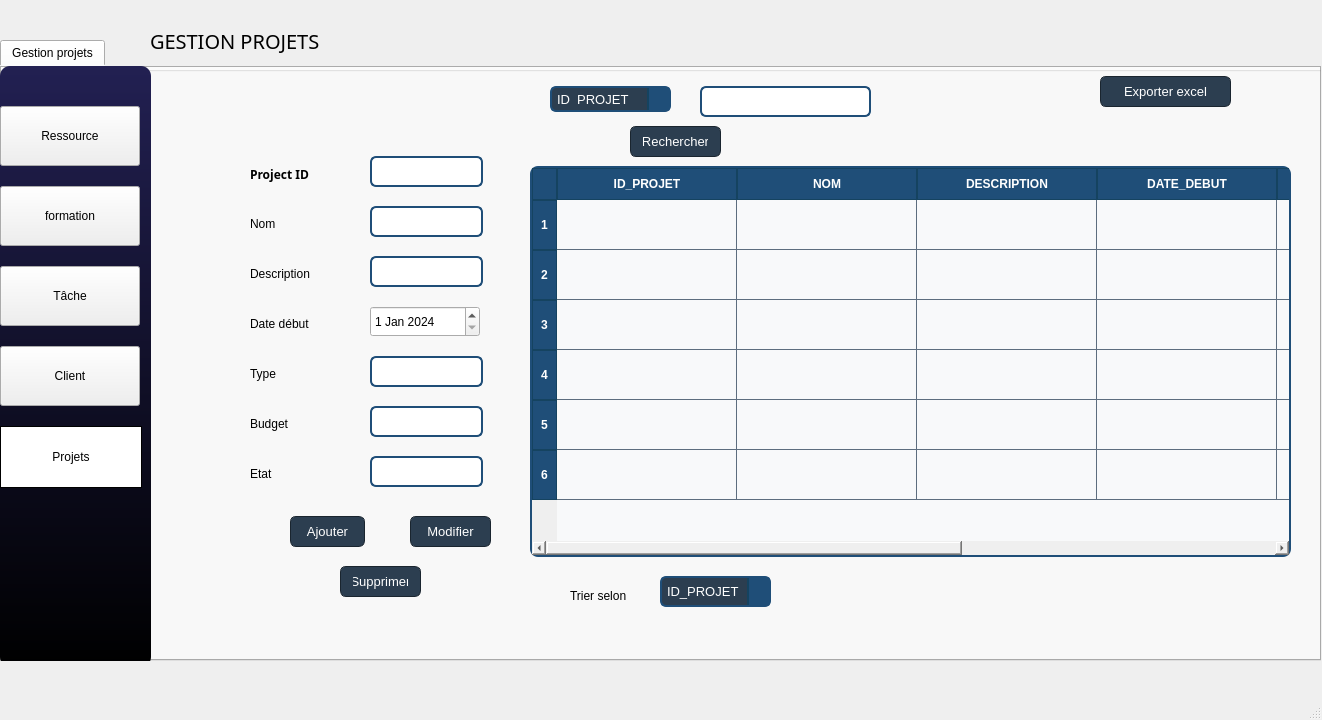
<?xml version="1.0" encoding="UTF-8"?>
<ui version="4.0">
 <class>MainWindow</class>
 <widget class="QMainWindow" name="MainWindow">
  <property name="geometry">
   <rect>
    <x>0</x>
    <y>0</y>
    <width>1322</width>
    <height>720</height>
   </rect>
  </property>
  <property name="windowTitle">
   <string>MainWindow</string>
  </property>
  <widget class="QWidget" name="centralwidget">
   <widget class="QPushButton" name="pushButton_4">
    <property name="geometry">
     <rect>
      <x>1610</x>
      <y>960</y>
      <width>361</width>
      <height>41</height>
     </rect>
    </property>
    <property name="font">
     <font>
      <bold>true</bold>
     </font>
    </property>
    <property name="styleSheet">
     <string notr="true">color: rgb(0, 0, 0);</string>
    </property>
    <property name="text">
     <string>Analysis</string>
    </property>
    <property name="icon">
     <iconset>
      <normaloff>../../../../Downloads/furniture.png</normaloff>../../../../Downloads/furniture.png</iconset>
    </property>
    <property name="iconSize">
     <size>
      <width>30</width>
      <height>30</height>
     </size>
    </property>
    <property name="flat">
     <bool>true</bool>
    </property>
   </widget>
   <widget class="QWidget" name="widget_2" native="true">
    <property name="geometry">
     <rect>
      <x>0</x>
      <y>-10</y>
      <width>1431</width>
      <height>841</height>
     </rect>
    </property>
    <property name="styleSheet">
     <string notr="true">border-color: rgb(255, 255, 255);</string>
    </property>
    <widget class="QLabel" name="label_57">
     <property name="geometry">
      <rect>
       <x>1180</x>
       <y>30</y>
       <width>31</width>
       <height>21</height>
      </rect>
     </property>
     <property name="text">
      <string/>
     </property>
     <property name="pixmap">
      <pixmap>../../../../power-off.png</pixmap>
     </property>
     <property name="scaledContents">
      <bool>true</bool>
     </property>
    </widget>
    <widget class="QLabel" name="label_58">
     <property name="geometry">
      <rect>
       <x>610</x>
       <y>170</y>
       <width>20</width>
       <height>20</height>
      </rect>
     </property>
     <property name="text">
      <string/>
     </property>
     <property name="pixmap">
      <pixmap>../../../../magnifier.png</pixmap>
     </property>
     <property name="scaledContents">
      <bool>true</bool>
     </property>
    </widget>
    <widget class="QLabel" name="label_60">
     <property name="geometry">
      <rect>
       <x>440</x>
       <y>20</y>
       <width>71</width>
       <height>16</height>
      </rect>
     </property>
     <property name="text">
      <string/>
     </property>
     <property name="pixmap">
      <pixmap>../../../../461537616_2828568600639017_3927034258301617377_n.png</pixmap>
     </property>
     <property name="scaledContents">
      <bool>true</bool>
     </property>
    </widget>
    <widget class="QLabel" name="label_61">
     <property name="geometry">
      <rect>
       <x>1050</x>
       <y>30</y>
       <width>21</width>
       <height>21</height>
      </rect>
     </property>
     <property name="text">
      <string/>
     </property>
     <property name="pixmap">
      <pixmap>../../../../notification.png</pixmap>
     </property>
     <property name="scaledContents">
      <bool>true</bool>
     </property>
    </widget>
    <widget class="QTabWidget" name="tabWidget">
     <property name="geometry">
      <rect>
       <x>0</x>
       <y>50</y>
       <width>1321</width>
       <height>621</height>
      </rect>
     </property>
     <property name="currentIndex">
      <number>0</number>
     </property>
     <widget class="QWidget" name="tab_3">
      <attribute name="title">
       <string>Gestion projets</string>
      </attribute>
      <widget class="QGroupBox" name="groupBox">
       <property name="geometry">
        <rect>
         <x>0</x>
         <y>0</y>
         <width>1641</width>
         <height>791</height>
        </rect>
       </property>
       <property name="title">
        <string/>
       </property>
       <widget class="QLabel" name="label">
        <property name="geometry">
         <rect>
          <x>250</x>
          <y>150</y>
          <width>81</width>
          <height>16</height>
         </rect>
        </property>
        <property name="text">
         <string>Nom</string>
        </property>
       </widget>
       <widget class="QLabel" name="label_2">
        <property name="geometry">
         <rect>
          <x>250</x>
          <y>200</y>
          <width>111</width>
          <height>16</height>
         </rect>
        </property>
        <property name="text">
         <string>Description </string>
        </property>
       </widget>
       <widget class="QLabel" name="label_3">
        <property name="geometry">
         <rect>
          <x>250</x>
          <y>250</y>
          <width>81</width>
          <height>16</height>
         </rect>
        </property>
        <property name="text">
         <string>Date début</string>
        </property>
       </widget>
       <widget class="QLineEdit" name="project_name">
        <property name="geometry">
         <rect>
          <x>370</x>
          <y>140</y>
          <width>113</width>
          <height>31</height>
         </rect>
        </property>
        <property name="styleSheet">
         <string notr="true">QLineEdit {
    background-color: #FFFFFF;    /* Fond blanc pour une bonne lisibilité */
    color: #2C3E50;               /* Texte bleu foncé */
    border: 2px solid #1F4E78;    /* Bordure bleu foncé */
    border-radius: 6px;           /* Coins arrondis */
    padding: 6px;                 /* Espacement intérieur */
    font-size: 13px;              /* Taille de la police équilibrée */
    selection-background-color: #5DADE2; /* Bleu clair pour la sélection du texte */
    selection-color: white;       /* Texte blanc quand sélectionné */
}

QLineEdit:focus {
    border: 2px solid #3498DB;    /* Bordure bleu plus clair au focus */
    background-color: #ECF0F1;    /* Fond gris clair subtil au focus */
}
</string>
        </property>
       </widget>
       <widget class="QLineEdit" name="project_description">
        <property name="geometry">
         <rect>
          <x>370</x>
          <y>190</y>
          <width>113</width>
          <height>31</height>
         </rect>
        </property>
        <property name="styleSheet">
         <string notr="true">QLineEdit {
    background-color: #FFFFFF;    /* Fond blanc pour une bonne lisibilité */
    color: #2C3E50;               /* Texte bleu foncé */
    border: 2px solid #1F4E78;    /* Bordure bleu foncé */
    border-radius: 6px;           /* Coins arrondis */
    padding: 6px;                 /* Espacement intérieur */
    font-size: 13px;              /* Taille de la police équilibrée */
    selection-background-color: #5DADE2; /* Bleu clair pour la sélection du texte */
    selection-color: white;       /* Texte blanc quand sélectionné */
}

QLineEdit:focus {
    border: 2px solid #3498DB;    /* Bordure bleu plus clair au focus */
    background-color: #ECF0F1;    /* Fond gris clair subtil au focus */
}
</string>
        </property>
       </widget>
       <widget class="QLineEdit" name="project_etat">
        <property name="geometry">
         <rect>
          <x>370</x>
          <y>390</y>
          <width>113</width>
          <height>31</height>
         </rect>
        </property>
        <property name="styleSheet">
         <string notr="true">QLineEdit {
    background-color: #FFFFFF;    /* Fond blanc pour une bonne lisibilité */
    color: #2C3E50;               /* Texte bleu foncé */
    border: 2px solid #1F4E78;    /* Bordure bleu foncé */
    border-radius: 6px;           /* Coins arrondis */
    padding: 6px;                 /* Espacement intérieur */
    font-size: 13px;              /* Taille de la police équilibrée */
    selection-background-color: #5DADE2; /* Bleu clair pour la sélection du texte */
    selection-color: white;       /* Texte blanc quand sélectionné */
}

QLineEdit:focus {
    border: 2px solid #3498DB;    /* Bordure bleu plus clair au focus */
    background-color: #ECF0F1;    /* Fond gris clair subtil au focus */
}
</string>
        </property>
       </widget>
       <widget class="QLabel" name="label_4">
        <property name="geometry">
         <rect>
          <x>250</x>
          <y>300</y>
          <width>111</width>
          <height>16</height>
         </rect>
        </property>
        <property name="text">
         <string>Type</string>
        </property>
       </widget>
       <widget class="QLineEdit" name="project_type">
        <property name="geometry">
         <rect>
          <x>370</x>
          <y>290</y>
          <width>113</width>
          <height>31</height>
         </rect>
        </property>
        <property name="styleSheet">
         <string notr="true">QLineEdit {
    background-color: #FFFFFF;    /* Fond blanc pour une bonne lisibilité */
    color: #2C3E50;               /* Texte bleu foncé */
    border: 2px solid #1F4E78;    /* Bordure bleu foncé */
    border-radius: 6px;           /* Coins arrondis */
    padding: 6px;                 /* Espacement intérieur */
    font-size: 13px;              /* Taille de la police équilibrée */
    selection-background-color: #5DADE2; /* Bleu clair pour la sélection du texte */
    selection-color: white;       /* Texte blanc quand sélectionné */
}

QLineEdit:focus {
    border: 2px solid #3498DB;    /* Bordure bleu plus clair au focus */
    background-color: #ECF0F1;    /* Fond gris clair subtil au focus */
}
</string>
        </property>
       </widget>
       <widget class="QLabel" name="date">
        <property name="geometry">
         <rect>
          <x>250</x>
          <y>350</y>
          <width>111</width>
          <height>16</height>
         </rect>
        </property>
        <property name="text">
         <string>Budget</string>
        </property>
       </widget>
       <widget class="QLabel" name="label_6">
        <property name="geometry">
         <rect>
          <x>250</x>
          <y>400</y>
          <width>111</width>
          <height>16</height>
         </rect>
        </property>
        <property name="text">
         <string>Etat</string>
        </property>
       </widget>
       <widget class="QLineEdit" name="project_budget">
        <property name="geometry">
         <rect>
          <x>370</x>
          <y>340</y>
          <width>113</width>
          <height>31</height>
         </rect>
        </property>
        <property name="styleSheet">
         <string notr="true">QLineEdit {
    background-color: #FFFFFF;    /* Fond blanc pour une bonne lisibilité */
    color: #2C3E50;               /* Texte bleu foncé */
    border: 2px solid #1F4E78;    /* Bordure bleu foncé */
    border-radius: 6px;           /* Coins arrondis */
    padding: 6px;                 /* Espacement intérieur */
    font-size: 13px;              /* Taille de la police équilibrée */
    selection-background-color: #5DADE2; /* Bleu clair pour la sélection du texte */
    selection-color: white;       /* Texte blanc quand sélectionné */
}

QLineEdit:focus {
    border: 2px solid #3498DB;    /* Bordure bleu plus clair au focus */
    background-color: #ECF0F1;    /* Fond gris clair subtil au focus */
}
</string>
        </property>
       </widget>
       <widget class="QPushButton" name="ajouterEvent">
        <property name="geometry">
         <rect>
          <x>290</x>
          <y>450</y>
          <width>75</width>
          <height>31</height>
         </rect>
        </property>
        <property name="styleSheet">
         <string notr="true">QPushButton {
    background-color: #2C3E50;  /* Bleu foncé professionnel */
    color: white;               /* Texte blanc pour un bon contraste */
    border-radius: 6px;         /* Coins légèrement arrondis */
    padding: 6px 12px;          /* Espacement réduit pour un design plus compact */
    font-size: 13px;            /* Texte plus petit et plus élégant */
    font-weight: normal;        /* Texte normal pour un style minimaliste */
    border: 1px solid #1A252F;  /* Bordure discrète légèrement plus foncée */
    transition: background-color 0.2s ease-in-out, transform 0.1s ease-in-out;
}

QPushButton:hover {
    background-color: #34495E;  /* Bleu légèrement plus clair au survol */
    border: 1px solid #2C3E50;  /* Bordure harmonisée */
}

QPushButton:pressed {
    background-color: #1A252F;  /* Bleu encore plus foncé lorsqu'on clique */
    transform: scale(0.98);     /* Effet subtil de pression */
}

QPushButton:disabled {
    background-color: #95A5A6;  /* Gris bleuté pour un bouton désactivé */
    color: #D0D3D4;             /* Texte plus clair pour indiquer l’inactivité */
    border: 1px solid #7F8C8D;
}
</string>
        </property>
        <property name="text">
         <string>Ajouter</string>
        </property>
       </widget>
       <widget class="QLabel" name="label_11">
        <property name="geometry">
         <rect>
          <x>250</x>
          <y>100</y>
          <width>121</width>
          <height>16</height>
         </rect>
        </property>
        <property name="font">
         <font>
          <family>Yu Gothic UI Semibold</family>
          <bold>true</bold>
         </font>
        </property>
        <property name="text">
         <string>Project ID</string>
        </property>
       </widget>
       <widget class="QLineEdit" name="project_id">
        <property name="geometry">
         <rect>
          <x>370</x>
          <y>90</y>
          <width>113</width>
          <height>31</height>
         </rect>
        </property>
        <property name="styleSheet">
         <string notr="true">QLineEdit {
    background-color: #FFFFFF;    /* Fond blanc pour une bonne lisibilité */
    color: #2C3E50;               /* Texte bleu foncé */
    border: 2px solid #1F4E78;    /* Bordure bleu foncé */
    border-radius: 6px;           /* Coins arrondis */
    padding: 6px;                 /* Espacement intérieur */
    font-size: 13px;              /* Taille de la police équilibrée */
    selection-background-color: #5DADE2; /* Bleu clair pour la sélection du texte */
    selection-color: white;       /* Texte blanc quand sélectionné */
}

QLineEdit:focus {
    border: 2px solid #3498DB;    /* Bordure bleu plus clair au focus */
    background-color: #ECF0F1;    /* Fond gris clair subtil au focus */
}
</string>
        </property>
       </widget>
       <widget class="QTableWidget" name="projectTable">
        <property name="enabled">
         <bool>true</bool>
        </property>
        <property name="geometry">
         <rect>
          <x>530</x>
          <y>100</y>
          <width>761</width>
          <height>391</height>
         </rect>
        </property>
        <property name="sizePolicy">
         <sizepolicy hsizetype="Expanding" vsizetype="Expanding">
          <horstretch>10</horstretch>
          <verstretch>10</verstretch>
         </sizepolicy>
        </property>
        <property name="minimumSize">
         <size>
          <width>10</width>
          <height>10</height>
         </size>
        </property>
        <property name="baseSize">
         <size>
          <width>10</width>
          <height>10</height>
         </size>
        </property>
        <property name="styleSheet">
         <string notr="true">QTableWidget {
    background-color: #F8F9FA;   /* Fond gris très clair pour une meilleure lisibilité */
    color: #1B2631;              /* Texte bleu foncé/gris anthracite */
    border: 2px solid #1F4E78;   /* Bordure bleu foncé */
    border-radius: 8px;
    gridline-color: #5D6D7E;     /* Couleur des lignes de grille */
    font-size: 14px;
    selection-background-color: #D6EAF8; /* Fond bleu clair pour la sélection */
    selection-color: #1B2631;   /* Texte bleu foncé pour l'élément sélectionné */
}

QTableWidget::item {
    padding: 8px;
}

QTableWidget::item:selected {
    background-color: #D6EAF8;  /* Bleu clair pour l'élément sélectionné */
    color: #1B2631;             /* Texte bleu foncé */
}

QHeaderView::section {
    background-color: #1F4E78;  /* En-tête de colonne bleu foncé */
    color: white;               /* Texte blanc dans l'en-tête */
    padding: 6px;
    font-weight: bold;
    border: 1px solid #154360;
}

QHeaderView::section:hover {
    background-color: #154360;  /* Bleu plus foncé au survol */
}

QTableCornerButton::section {
    background-color: #1F4E78; /* Bouton de coin en bleu foncé */
    border: 1px solid #154360;
}
</string>
        </property>
        <property name="verticalScrollBarPolicy">
         <enum>Qt::ScrollBarPolicy::ScrollBarAsNeeded</enum>
        </property>
        <property name="sizeAdjustPolicy">
         <enum>QAbstractScrollArea::SizeAdjustPolicy::AdjustIgnored</enum>
        </property>
        <property name="alternatingRowColors">
         <bool>false</bool>
        </property>
        <property name="iconSize">
         <size>
          <width>0</width>
          <height>0</height>
         </size>
        </property>
        <property name="wordWrap">
         <bool>true</bool>
        </property>
        <property name="cornerButtonEnabled">
         <bool>true</bool>
        </property>
        <attribute name="horizontalHeaderDefaultSectionSize">
         <number>180</number>
        </attribute>
        <attribute name="verticalHeaderDefaultSectionSize">
         <number>50</number>
        </attribute>
        <attribute name="verticalHeaderShowSortIndicator" stdset="0">
         <bool>true</bool>
        </attribute>
        <row>
         <property name="text">
          <string>1</string>
         </property>
         <property name="textAlignment">
          <set>AlignCenter</set>
         </property>
        </row>
        <row>
         <property name="text">
          <string>2</string>
         </property>
         <property name="textAlignment">
          <set>AlignCenter</set>
         </property>
        </row>
        <row>
         <property name="text">
          <string>3</string>
         </property>
         <property name="textAlignment">
          <set>AlignCenter</set>
         </property>
        </row>
        <row>
         <property name="text">
          <string>4</string>
         </property>
         <property name="textAlignment">
          <set>AlignCenter</set>
         </property>
        </row>
        <row>
         <property name="text">
          <string>5</string>
         </property>
         <property name="textAlignment">
          <set>AlignCenter</set>
         </property>
        </row>
        <row>
         <property name="text">
          <string>6</string>
         </property>
         <property name="textAlignment">
          <set>AlignCenter</set>
         </property>
        </row>
        <column>
         <property name="text">
          <string>ID_PROJET</string>
         </property>
         <property name="font">
          <font>
           <bold>true</bold>
          </font>
         </property>
         <property name="background">
          <color>
           <red>223</red>
           <green>197</green>
           <blue>254</blue>
          </color>
         </property>
        </column>
        <column>
         <property name="text">
          <string>NOM</string>
         </property>
         <property name="font">
          <font>
           <bold>true</bold>
          </font>
         </property>
         <property name="background">
          <color>
           <red>223</red>
           <green>197</green>
           <blue>254</blue>
          </color>
         </property>
        </column>
        <column>
         <property name="text">
          <string>DESCRIPTION</string>
         </property>
         <property name="font">
          <font>
           <bold>true</bold>
          </font>
         </property>
         <property name="background">
          <color>
           <red>223</red>
           <green>197</green>
           <blue>254</blue>
          </color>
         </property>
        </column>
        <column>
         <property name="text">
          <string>DATE_DEBUT</string>
         </property>
         <property name="font">
          <font>
           <bold>true</bold>
          </font>
         </property>
         <property name="background">
          <color>
           <red>223</red>
           <green>197</green>
           <blue>254</blue>
          </color>
         </property>
        </column>
        <column>
         <property name="text">
          <string>TYPE</string>
         </property>
        </column>
        <column>
         <property name="text">
          <string>BUDGET</string>
         </property>
        </column>
        <column>
         <property name="text">
          <string>ETAT</string>
         </property>
        </column>
        <item row="0" column="0">
         <property name="text">
          <string/>
         </property>
        </item>
        <item row="0" column="1">
         <property name="text">
          <string/>
         </property>
        </item>
        <item row="0" column="2">
         <property name="text">
          <string/>
         </property>
        </item>
        <item row="0" column="3">
         <property name="text">
          <string/>
         </property>
        </item>
        <item row="1" column="0">
         <property name="text">
          <string/>
         </property>
        </item>
        <item row="1" column="1">
         <property name="text">
          <string/>
         </property>
        </item>
        <item row="1" column="2">
         <property name="text">
          <string/>
         </property>
        </item>
        <item row="1" column="3">
         <property name="text">
          <string/>
         </property>
        </item>
        <item row="2" column="0">
         <property name="text">
          <string/>
         </property>
        </item>
        <item row="2" column="1">
         <property name="text">
          <string/>
         </property>
        </item>
        <item row="2" column="2">
         <property name="text">
          <string/>
         </property>
        </item>
        <item row="2" column="3">
         <property name="text">
          <string/>
         </property>
        </item>
       </widget>
       <widget class="QPushButton" name="modifierProjet">
        <property name="geometry">
         <rect>
          <x>410</x>
          <y>450</y>
          <width>81</width>
          <height>31</height>
         </rect>
        </property>
        <property name="styleSheet">
         <string notr="true">QPushButton {
    background-color: #2C3E50;  /* Bleu foncé professionnel */
    color: white;               /* Texte blanc pour un bon contraste */
    border-radius: 6px;         /* Coins légèrement arrondis */
    padding: 6px 12px;          /* Espacement réduit pour un design plus compact */
    font-size: 13px;            /* Texte plus petit et plus élégant */
    font-weight: normal;        /* Texte normal pour un style minimaliste */
    border: 1px solid #1A252F;  /* Bordure discrète légèrement plus foncée */
    transition: background-color 0.2s ease-in-out, transform 0.1s ease-in-out;
}

QPushButton:hover {
    background-color: #34495E;  /* Bleu légèrement plus clair au survol */
    border: 1px solid #2C3E50;  /* Bordure harmonisée */
}

QPushButton:pressed {
    background-color: #1A252F;  /* Bleu encore plus foncé lorsqu'on clique */
    transform: scale(0.98);     /* Effet subtil de pression */
}

QPushButton:disabled {
    background-color: #95A5A6;  /* Gris bleuté pour un bouton désactivé */
    color: #D0D3D4;             /* Texte plus clair pour indiquer l’inactivité */
    border: 1px solid #7F8C8D;
}
</string>
        </property>
        <property name="text">
         <string>Modifier</string>
        </property>
       </widget>
       <widget class="QPushButton" name="suppProjet">
        <property name="geometry">
         <rect>
          <x>340</x>
          <y>500</y>
          <width>81</width>
          <height>31</height>
         </rect>
        </property>
        <property name="styleSheet">
         <string notr="true">QPushButton {
    background-color: #2C3E50;  /* Bleu foncé professionnel */
    color: white;               /* Texte blanc pour un bon contraste */
    border-radius: 6px;         /* Coins légèrement arrondis */
    padding: 6px 12px;          /* Espacement réduit pour un design plus compact */
    font-size: 13px;            /* Texte plus petit et plus élégant */
    font-weight: normal;        /* Texte normal pour un style minimaliste */
    border: 1px solid #1A252F;  /* Bordure discrète légèrement plus foncée */
    transition: background-color 0.2s ease-in-out, transform 0.1s ease-in-out;
}

QPushButton:hover {
    background-color: #34495E;  /* Bleu légèrement plus clair au survol */
    border: 1px solid #2C3E50;  /* Bordure harmonisée */
}

QPushButton:pressed {
    background-color: #1A252F;  /* Bleu encore plus foncé lorsqu'on clique */
    transform: scale(0.98);     /* Effet subtil de pression */
}

QPushButton:disabled {
    background-color: #95A5A6;  /* Gris bleuté pour un bouton désactivé */
    color: #D0D3D4;             /* Texte plus clair pour indiquer l’inactivité */
    border: 1px solid #7F8C8D;
}
</string>
        </property>
        <property name="text">
         <string>Supprimer</string>
        </property>
       </widget>
       <widget class="QPushButton" name="pushButton_8">
        <property name="geometry">
         <rect>
          <x>800</x>
          <y>350</y>
          <width>71</width>
          <height>61</height>
         </rect>
        </property>
        <property name="styleSheet">
         <string notr="true">color: rgb(0, 0, 0);
background-color: rgb(170, 170, 255);</string>
        </property>
        <property name="text">
         <string/>
        </property>
        <property name="icon">
         <iconset>
          <normaloff>../../../../Downloads/home-interface-symbol.png</normaloff>../../../../Downloads/home-interface-symbol.png</iconset>
        </property>
        <property name="iconSize">
         <size>
          <width>40</width>
          <height>40</height>
         </size>
        </property>
        <property name="flat">
         <bool>true</bool>
        </property>
       </widget>
       <widget class="QDateEdit" name="project_date_deb">
        <property name="geometry">
         <rect>
          <x>370</x>
          <y>240</y>
          <width>110</width>
          <height>31</height>
         </rect>
        </property>
        <property name="styleSheet">
         <string notr="true">QLineEdit {
    background-color: #FFFFFF;    /* Fond blanc pour une bonne lisibilité */
    color: #2C3E50;               /* Texte bleu foncé */
    border: 2px solid #1F4E78;    /* Bordure bleu foncé */
    border-radius: 6px;           /* Coins arrondis */
    padding: 6px;                 /* Espacement intérieur */
    font-size: 13px;              /* Taille de la police équilibrée */
    selection-background-color: #5DADE2; /* Bleu clair pour la sélection du texte */
    selection-color: white;       /* Texte blanc quand sélectionné */
}

QLineEdit:focus {
    border: 2px solid #3498DB;    /* Bordure bleu plus clair au focus */
    background-color: #ECF0F1;    /* Fond gris clair subtil au focus */
}
</string>
        </property>
        <property name="minimumDateTime">
         <datetime>
          <hour>23</hour>
          <minute>0</minute>
          <second>0</second>
          <year>2024</year>
          <month>1</month>
          <day>1</day>
         </datetime>
        </property>
        <property name="minimumDate">
         <date>
          <year>2024</year>
          <month>1</month>
          <day>1</day>
         </date>
        </property>
       </widget>
       <widget class="QLabel" name="label_13">
        <property name="geometry">
         <rect>
          <x>570</x>
          <y>520</y>
          <width>101</width>
          <height>20</height>
         </rect>
        </property>
        <property name="text">
         <string>Trier selon</string>
        </property>
       </widget>
       <widget class="QComboBox" name="rechProjet">
        <property name="geometry">
         <rect>
          <x>550</x>
          <y>20</y>
          <width>121</width>
          <height>26</height>
         </rect>
        </property>
        <property name="styleSheet">
         <string notr="true">QComboBox {
    background-color: #2C3E50;   /* Bleu foncé professionnel */
    color: white;                /* Texte blanc pour un bon contraste */
    border: 2px solid #1F4E78;   /* Bordure bleu foncé */
    border-radius: 6px;
    padding: 5px;
    font-size: 13px;
}

QComboBox:hover {
    border: 2px solid #3498DB;   /* Bleu plus clair au survol */
}

QComboBox::drop-down {
    background-color: #1F4E78;   /* Fond du bouton déroulant */
    border-left: 2px solid #154360;
    width: 20px;
}

QComboBox QAbstractItemView {
    background-color: #34495E;   /* Fond de la liste déroulante */
    color: white;                /* Texte blanc */
    border: 1px solid #1F4E78;
    selection-background-color: #5DADE2;  /* Bleu clair pour l'élément sélectionné */
    selection-color: #1B2631;  /* Texte foncé pour la sélection */
}
</string>
        </property>
        <item>
         <property name="text">
          <string>ID_PROJET</string>
         </property>
        </item>
        <item>
         <property name="text">
          <string>NOM</string>
         </property>
        </item>
        <item>
         <property name="text">
          <string>ETAT</string>
         </property>
        </item>
       </widget>
       <widget class="QPushButton" name="BouttonRechProjet">
        <property name="geometry">
         <rect>
          <x>630</x>
          <y>60</y>
          <width>91</width>
          <height>31</height>
         </rect>
        </property>
        <property name="styleSheet">
         <string notr="true">QPushButton {
    background-color: #2C3E50;  /* Bleu foncé professionnel */
    color: white;               /* Texte blanc pour un bon contraste */
    border-radius: 6px;         /* Coins légèrement arrondis */
    padding: 6px 12px;          /* Espacement réduit pour un design plus compact */
    font-size: 13px;            /* Texte plus petit et plus élégant */
    font-weight: normal;        /* Texte normal pour un style minimaliste */
    border: 1px solid #1A252F;  /* Bordure discrète légèrement plus foncée */
    transition: background-color 0.2s ease-in-out, transform 0.1s ease-in-out;
}

QPushButton:hover {
    background-color: #34495E;  /* Bleu légèrement plus clair au survol */
    border: 1px solid #2C3E50;  /* Bordure harmonisée */
}

QPushButton:pressed {
    background-color: #1A252F;  /* Bleu encore plus foncé lorsqu'on clique */
    transform: scale(0.98);     /* Effet subtil de pression */
}

QPushButton:disabled {
    background-color: #95A5A6;  /* Gris bleuté pour un bouton désactivé */
    color: #D0D3D4;             /* Texte plus clair pour indiquer l’inactivité */
    border: 1px solid #7F8C8D;
}
</string>
        </property>
        <property name="text">
         <string>Rechercher</string>
        </property>
       </widget>
       <widget class="QPushButton" name="exportProjet">
        <property name="geometry">
         <rect>
          <x>1100</x>
          <y>10</y>
          <width>131</width>
          <height>31</height>
         </rect>
        </property>
        <property name="styleSheet">
         <string notr="true">QPushButton {
    background-color: #2C3E50;  /* Bleu foncé professionnel */
    color: white;               /* Texte blanc pour un bon contraste */
    border-radius: 6px;         /* Coins légèrement arrondis */
    padding: 6px 12px;          /* Espacement réduit pour un design plus compact */
    font-size: 13px;            /* Texte plus petit et plus élégant */
    font-weight: normal;        /* Texte normal pour un style minimaliste */
    border: 1px solid #1A252F;  /* Bordure discrète légèrement plus foncée */
    transition: background-color 0.2s ease-in-out, transform 0.1s ease-in-out;
}

QPushButton:hover {
    background-color: #34495E;  /* Bleu légèrement plus clair au survol */
    border: 1px solid #2C3E50;  /* Bordure harmonisée */
}

QPushButton:pressed {
    background-color: #1A252F;  /* Bleu encore plus foncé lorsqu'on clique */
    transform: scale(0.98);     /* Effet subtil de pression */
}

QPushButton:disabled {
    background-color: #95A5A6;  /* Gris bleuté pour un bouton désactivé */
    color: #D0D3D4;             /* Texte plus clair pour indiquer l’inactivité */
    border: 1px solid #7F8C8D;
}
</string>
        </property>
        <property name="text">
         <string>Exporter excel</string>
        </property>
       </widget>
       <widget class="QComboBox" name="TriProjet">
        <property name="geometry">
         <rect>
          <x>660</x>
          <y>510</y>
          <width>111</width>
          <height>31</height>
         </rect>
        </property>
        <property name="styleSheet">
         <string notr="true">QComboBox {
    background-color: #2C3E50;   /* Bleu foncé professionnel */
    color: white;                /* Texte blanc pour un bon contraste */
    border: 2px solid #1F4E78;   /* Bordure bleu foncé */
    border-radius: 6px;
    padding: 5px;
    font-size: 13px;
}

QComboBox:hover {
    border: 2px solid #3498DB;   /* Bleu plus clair au survol */
}

QComboBox::drop-down {
    background-color: #1F4E78;   /* Fond du bouton déroulant */
    border-left: 2px solid #154360;
    width: 20px;
}

QComboBox QAbstractItemView {
    background-color: #34495E;   /* Fond de la liste déroulante */
    color: white;                /* Texte blanc */
    border: 1px solid #1F4E78;
    selection-background-color: #5DADE2;  /* Bleu clair pour l'élément sélectionné */
    selection-color: #1B2631;  /* Texte foncé pour la sélection */
}
</string>
        </property>
        <item>
         <property name="text">
          <string>ID_PROJET</string>
         </property>
        </item>
        <item>
         <property name="text">
          <string>NOM</string>
         </property>
        </item>
        <item>
         <property name="text">
          <string>TYPE</string>
         </property>
        </item>
       </widget>
       <widget class="QPushButton" name="pushButton_27">
        <property name="geometry">
         <rect>
          <x>920</x>
          <y>210</y>
          <width>81</width>
          <height>51</height>
         </rect>
        </property>
        <property name="font">
         <font>
          <bold>true</bold>
         </font>
        </property>
        <property name="text">
         <string/>
        </property>
        <property name="icon">
         <iconset>
          <normaloff>../../../../Downloads/power-off.png</normaloff>../../../../Downloads/power-off.png</iconset>
        </property>
        <property name="flat">
         <bool>true</bool>
        </property>
       </widget>
       <widget class="QLabel" name="label_59">
        <property name="geometry">
         <rect>
          <x>1200</x>
          <y>40</y>
          <width>31</width>
          <height>21</height>
         </rect>
        </property>
        <property name="text">
         <string/>
        </property>
        <property name="pixmap">
         <pixmap>../../../../logout.png</pixmap>
        </property>
        <property name="scaledContents">
         <bool>true</bool>
        </property>
       </widget>
       <widget class="QLabel" name="label_15">
        <property name="geometry">
         <rect>
          <x>420</x>
          <y>90</y>
          <width>56</width>
          <height>16</height>
         </rect>
        </property>
        <property name="text">
         <string/>
        </property>
       </widget>
       <widget class="QPushButton" name="pushButton_32">
        <property name="geometry">
         <rect>
          <x>590</x>
          <y>110</y>
          <width>31</width>
          <height>29</height>
         </rect>
        </property>
        <property name="text">
         <string/>
        </property>
        <property name="icon">
         <iconset>
          <normaloff>../../../../Downloads/magnifier.png</normaloff>../../../../Downloads/magnifier.png</iconset>
        </property>
        <property name="flat">
         <bool>true</bool>
        </property>
       </widget>
       <widget class="QLineEdit" name="taperRech">
        <property name="geometry">
         <rect>
          <x>700</x>
          <y>20</y>
          <width>171</width>
          <height>31</height>
         </rect>
        </property>
        <property name="styleSheet">
         <string notr="true">QLineEdit {
    background-color: #FFFFFF;    /* Fond blanc pour une bonne lisibilité */
    color: #2C3E50;               /* Texte bleu foncé */
    border: 2px solid #1F4E78;    /* Bordure bleu foncé */
    border-radius: 6px;           /* Coins arrondis */
    padding: 6px;                 /* Espacement intérieur */
    font-size: 13px;              /* Taille de la police équilibrée */
    selection-background-color: #5DADE2; /* Bleu clair pour la sélection du texte */
    selection-color: white;       /* Texte blanc quand sélectionné */
}

QLineEdit:focus {
    border: 2px solid #3498DB;    /* Bordure bleu plus clair au focus */
    background-color: #ECF0F1;    /* Fond gris clair subtil au focus */
}
</string>
        </property>
       </widget>
       <widget class="QLabel" name="label_5">
        <property name="geometry">
         <rect>
          <x>0</x>
          <y>0</y>
          <width>151</width>
          <height>601</height>
         </rect>
        </property>
        <property name="styleSheet">
         <string notr="true">background-color: qlineargradient(spread:pad, x1:0, y1:0, x2:0, y2:1, stop:0 rgba(34, 32, 82, 255), stop:1 rgba(0, 0, 0, 255));
border-radius: 10px;</string>
        </property>
        <property name="text">
         <string/>
        </property>
       </widget>
       <widget class="QPushButton" name="pushButton_5">
        <property name="geometry">
         <rect>
          <x>0</x>
          <y>40</y>
          <width>140</width>
          <height>60</height>
         </rect>
        </property>
        <property name="text">
         <string>Ressource</string>
        </property>
       </widget>
       <widget class="QPushButton" name="pushButton_6">
        <property name="geometry">
         <rect>
          <x>0</x>
          <y>120</y>
          <width>140</width>
          <height>60</height>
         </rect>
        </property>
        <property name="text">
         <string>formation</string>
        </property>
       </widget>
       <widget class="QPushButton" name="pushButton_7">
        <property name="geometry">
         <rect>
          <x>0</x>
          <y>200</y>
          <width>140</width>
          <height>60</height>
         </rect>
        </property>
        <property name="text">
         <string>Tâche</string>
        </property>
       </widget>
       <widget class="QPushButton" name="pushButton_9">
        <property name="geometry">
         <rect>
          <x>0</x>
          <y>280</y>
          <width>140</width>
          <height>60</height>
         </rect>
        </property>
        <property name="text">
         <string>Client</string>
        </property>
       </widget>
       <widget class="QPushButton" name="pushButton">
        <property name="geometry">
         <rect>
          <x>0</x>
          <y>360</y>
          <width>142</width>
          <height>62</height>
         </rect>
        </property>
        <property name="styleSheet">
         <string notr="true">QPushButton {
    background-color: white;

    color: black;  /* Définir la couleur du texte en noir */
    border: 1px solid black;  /* Optionnel : pour ajouter une bordure noire */
}
</string>
        </property>
        <property name="text">
         <string>Projets</string>
        </property>
       </widget>
       <zorder>label</zorder>
       <zorder>label_2</zorder>
       <zorder>label_3</zorder>
       <zorder>project_name</zorder>
       <zorder>project_description</zorder>
       <zorder>project_etat</zorder>
       <zorder>label_4</zorder>
       <zorder>project_type</zorder>
       <zorder>date</zorder>
       <zorder>label_6</zorder>
       <zorder>project_budget</zorder>
       <zorder>ajouterEvent</zorder>
       <zorder>label_11</zorder>
       <zorder>project_id</zorder>
       <zorder>projectTable</zorder>
       <zorder>modifierProjet</zorder>
       <zorder>suppProjet</zorder>
       <zorder>pushButton_8</zorder>
       <zorder>project_date_deb</zorder>
       <zorder>label_13</zorder>
       <zorder>rechProjet</zorder>
       <zorder>BouttonRechProjet</zorder>
       <zorder>TriProjet</zorder>
       <zorder>pushButton_27</zorder>
       <zorder>exportProjet</zorder>
       <zorder>label_59</zorder>
       <zorder>label_15</zorder>
       <zorder>pushButton_32</zorder>
       <zorder>taperRech</zorder>
       <zorder>label_5</zorder>
       <zorder>pushButton_5</zorder>
       <zorder>pushButton_6</zorder>
       <zorder>pushButton_7</zorder>
       <zorder>pushButton_9</zorder>
       <zorder>pushButton</zorder>
      </widget>
     </widget>
    </widget>
    <widget class="QLabel" name="label_55">
     <property name="geometry">
      <rect>
       <x>150</x>
       <y>30</y>
       <width>381</width>
       <height>41</height>
      </rect>
     </property>
     <property name="font">
      <font>
       <family>Sitka Text</family>
       <pointsize>15</pointsize>
       <bold>false</bold>
      </font>
     </property>
     <property name="styleSheet">
      <string notr="true">color: rgb(0, 0, 0);</string>
     </property>
     <property name="text">
      <string>GESTION PROJETS</string>
     </property>
    </widget>
    <widget class="QLabel" name="label_25">
     <property name="geometry">
      <rect>
       <x>1240</x>
       <y>30</y>
       <width>31</width>
       <height>31</height>
      </rect>
     </property>
     <property name="text">
      <string/>
     </property>
     <property name="pixmap">
      <pixmap>../../../Downloads/images/logout.png</pixmap>
     </property>
     <property name="scaledContents">
      <bool>true</bool>
     </property>
    </widget>
    <widget class="QLabel" name="label_24">
     <property name="geometry">
      <rect>
       <x>1190</x>
       <y>30</y>
       <width>41</width>
       <height>31</height>
      </rect>
     </property>
     <property name="text">
      <string/>
     </property>
     <property name="pixmap">
      <pixmap>../../../Downloads/images/notification.png</pixmap>
     </property>
     <property name="scaledContents">
      <bool>true</bool>
     </property>
    </widget>
    <widget class="QLabel" name="label_23">
     <property name="geometry">
      <rect>
       <x>1140</x>
       <y>30</y>
       <width>41</width>
       <height>31</height>
      </rect>
     </property>
     <property name="text">
      <string/>
     </property>
     <property name="pixmap">
      <pixmap>../../../Downloads/images/power-off.png</pixmap>
     </property>
     <property name="scaledContents">
      <bool>true</bool>
     </property>
    </widget>
    <zorder>tabWidget</zorder>
    <zorder>label_57</zorder>
    <zorder>label_58</zorder>
    <zorder>label_60</zorder>
    <zorder>label_61</zorder>
    <zorder>label_55</zorder>
    <zorder>label_25</zorder>
    <zorder>label_24</zorder>
    <zorder>label_23</zorder>
   </widget>
   <widget class="QPushButton" name="pushButton_28">
    <property name="geometry">
     <rect>
      <x>1840</x>
      <y>500</y>
      <width>151</width>
      <height>41</height>
     </rect>
    </property>
    <property name="font">
     <font>
      <bold>true</bold>
     </font>
    </property>
    <property name="styleSheet">
     <string notr="true">color: rgb(0, 0, 0);</string>
    </property>
    <property name="text">
     <string>   Dashboard</string>
    </property>
    <property name="icon">
     <iconset>
      <normaloff>../../../../Downloads/stats-on-a-screen.png</normaloff>../../../../Downloads/stats-on-a-screen.png</iconset>
    </property>
    <property name="iconSize">
     <size>
      <width>30</width>
      <height>30</height>
     </size>
    </property>
    <property name="flat">
     <bool>true</bool>
    </property>
   </widget>
   <widget class="QPushButton" name="pushButton_3">
    <property name="geometry">
     <rect>
      <x>2000</x>
      <y>500</y>
      <width>151</width>
      <height>41</height>
     </rect>
    </property>
    <property name="font">
     <font>
      <bold>true</bold>
     </font>
    </property>
    <property name="styleSheet">
     <string notr="true">color: rgb(0, 0, 0);</string>
    </property>
    <property name="text">
     <string>   Export PDF</string>
    </property>
    <property name="icon">
     <iconset>
      <normaloff>../../../../Downloads/download-interface-symbol-of-down-arrow-on-a-tray.png</normaloff>../../../../Downloads/download-interface-symbol-of-down-arrow-on-a-tray.png</iconset>
    </property>
    <property name="flat">
     <bool>true</bool>
    </property>
   </widget>
   <widget class="QPushButton" name="pushButton_2">
    <property name="geometry">
     <rect>
      <x>1240</x>
      <y>960</y>
      <width>361</width>
      <height>41</height>
     </rect>
    </property>
    <property name="font">
     <font>
      <bold>true</bold>
     </font>
    </property>
    <property name="styleSheet">
     <string notr="true">color: rgb(0, 0, 0);</string>
    </property>
    <property name="text">
     <string>Tracking</string>
    </property>
    <property name="icon">
     <iconset>
      <normaloff>../../../../Downloads/eco-energy.png</normaloff>../../../../Downloads/eco-energy.png</iconset>
    </property>
    <property name="iconSize">
     <size>
      <width>30</width>
      <height>30</height>
     </size>
    </property>
    <property name="flat">
     <bool>true</bool>
    </property>
   </widget>
   <widget class="QLabel" name="label_17">
    <property name="geometry">
     <rect>
      <x>1690</x>
      <y>960</y>
      <width>71</width>
      <height>41</height>
     </rect>
    </property>
    <property name="text">
     <string/>
    </property>
    <property name="pixmap">
     <pixmap>../../../../Pictures/Screenshots/Screenshot 2024-10-07 040237.png</pixmap>
    </property>
    <property name="scaledContents">
     <bool>true</bool>
    </property>
   </widget>
   <widget class="Line" name="line_2">
    <property name="geometry">
     <rect>
      <x>1070</x>
      <y>480</y>
      <width>1091</width>
      <height>16</height>
     </rect>
    </property>
    <property name="orientation">
     <enum>Qt::Orientation::Vertical</enum>
    </property>
   </widget>
  </widget>
  <widget class="QMenuBar" name="menubar">
   <property name="geometry">
    <rect>
     <x>0</x>
     <y>0</y>
     <width>1322</width>
     <height>17</height>
    </rect>
   </property>
  </widget>
  <widget class="QStatusBar" name="statusbar"/>
 </widget>
 <resources/>
 <connections/>
</ui>
